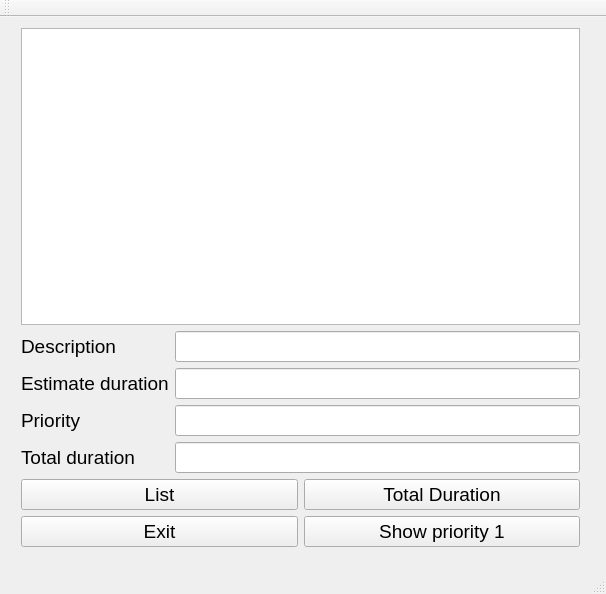
<?xml version="1.0" encoding="UTF-8"?>
<ui version="4.0">
 <class>test_taskManagerClass</class>
 <widget class="QMainWindow" name="test_taskManagerClass">
  <property name="geometry">
   <rect>
    <x>0</x>
    <y>0</y>
    <width>606</width>
    <height>594</height>
   </rect>
  </property>
  <property name="windowTitle">
   <string>test_taskManager</string>
  </property>
  <widget class="QWidget" name="centralWidget">
   <widget class="QWidget" name="layoutWidget">
    <property name="geometry">
     <rect>
      <x>10</x>
      <y>0</y>
      <width>581</width>
      <height>541</height>
     </rect>
    </property>
    <layout class="QVBoxLayout" name="verticalLayout">
     <item>
      <widget class="QListWidget" name="task_listWidget">
       <property name="font">
        <font>
         <pointsize>14</pointsize>
        </font>
       </property>
      </widget>
     </item>
     <item>
      <layout class="QGridLayout" name="gridLayout">
       <item row="0" column="0">
        <widget class="QLabel" name="label">
         <property name="font">
          <font>
           <pointsize>14</pointsize>
          </font>
         </property>
         <property name="text">
          <string>Description</string>
         </property>
        </widget>
       </item>
       <item row="0" column="1">
        <widget class="QLineEdit" name="description_lineEdit">
         <property name="font">
          <font>
           <pointsize>14</pointsize>
          </font>
         </property>
        </widget>
       </item>
       <item row="1" column="0">
        <widget class="QLabel" name="label_2">
         <property name="font">
          <font>
           <pointsize>14</pointsize>
          </font>
         </property>
         <property name="text">
          <string>Estimate duration</string>
         </property>
        </widget>
       </item>
       <item row="1" column="1">
        <widget class="QLineEdit" name="estimatedDuration_lineEdit">
         <property name="font">
          <font>
           <pointsize>14</pointsize>
          </font>
         </property>
        </widget>
       </item>
       <item row="2" column="0">
        <widget class="QLabel" name="label_3">
         <property name="font">
          <font>
           <pointsize>14</pointsize>
          </font>
         </property>
         <property name="text">
          <string>Priority</string>
         </property>
        </widget>
       </item>
       <item row="2" column="1">
        <widget class="QLineEdit" name="priority_lineEdit">
         <property name="font">
          <font>
           <pointsize>14</pointsize>
          </font>
         </property>
        </widget>
       </item>
       <item row="3" column="0">
        <widget class="QLabel" name="label_4">
         <property name="font">
          <font>
           <pointsize>14</pointsize>
          </font>
         </property>
         <property name="text">
          <string>Total duration</string>
         </property>
        </widget>
       </item>
       <item row="3" column="1">
        <widget class="QLineEdit" name="totalDuration_lineEdit">
         <property name="font">
          <font>
           <pointsize>14</pointsize>
          </font>
         </property>
        </widget>
       </item>
      </layout>
     </item>
     <item>
      <layout class="QGridLayout" name="gridLayout_2">
       <item row="0" column="0">
        <widget class="QPushButton" name="list_pushButton">
         <property name="font">
          <font>
           <pointsize>14</pointsize>
          </font>
         </property>
         <property name="text">
          <string>List</string>
         </property>
        </widget>
       </item>
       <item row="0" column="1">
        <widget class="QPushButton" name="totalDuraction_pushButton">
         <property name="font">
          <font>
           <pointsize>14</pointsize>
          </font>
         </property>
         <property name="text">
          <string>Total Duration</string>
         </property>
        </widget>
       </item>
       <item row="1" column="0">
        <widget class="QPushButton" name="exit_pushButton">
         <property name="font">
          <font>
           <pointsize>14</pointsize>
          </font>
         </property>
         <property name="text">
          <string>Exit</string>
         </property>
        </widget>
       </item>
       <item row="1" column="1">
        <widget class="QPushButton" name="priorityOne_pushButton">
         <property name="font">
          <font>
           <pointsize>14</pointsize>
          </font>
         </property>
         <property name="text">
          <string>Show priority 1</string>
         </property>
        </widget>
       </item>
      </layout>
     </item>
    </layout>
   </widget>
  </widget>
  <widget class="QMenuBar" name="menuBar">
   <property name="geometry">
    <rect>
     <x>0</x>
     <y>0</y>
     <width>606</width>
     <height>21</height>
    </rect>
   </property>
  </widget>
  <widget class="QToolBar" name="mainToolBar">
   <attribute name="toolBarArea">
    <enum>TopToolBarArea</enum>
   </attribute>
   <attribute name="toolBarBreak">
    <bool>false</bool>
   </attribute>
  </widget>
  <widget class="QStatusBar" name="statusBar"/>
 </widget>
 <layoutdefault spacing="6" margin="11"/>
 <resources>
  <include location="test_taskManager.qrc"/>
 </resources>
 <connections/>
</ui>
